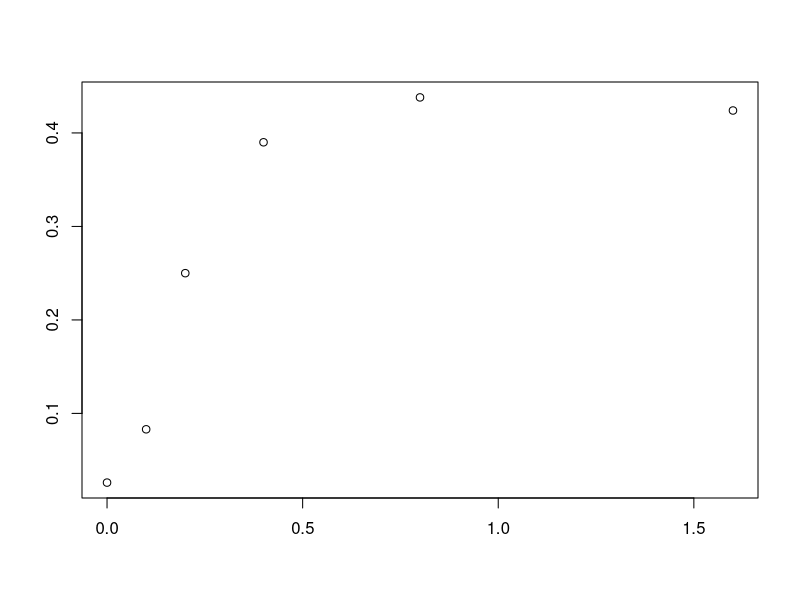
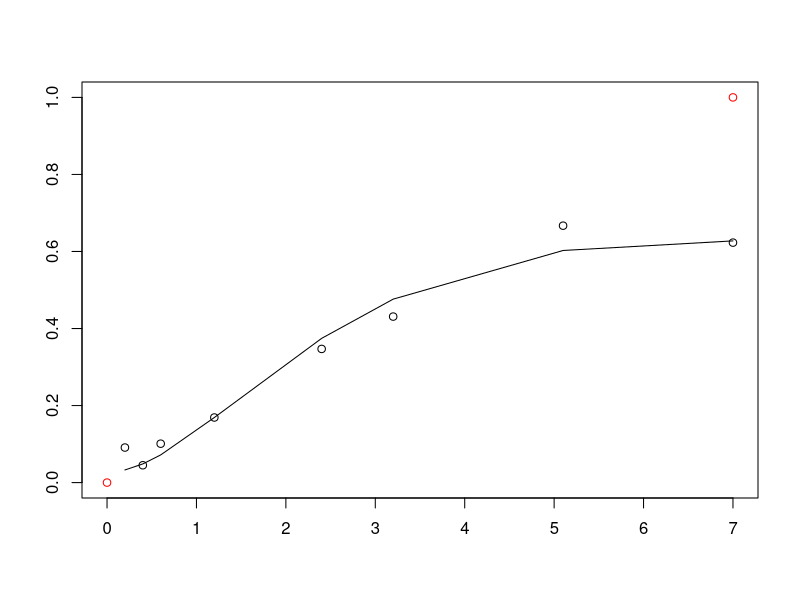

Reproduce these figures in R, in order.
#Cost-free, open-source software under the (lenient) GNU GPLv3 license. Comes with no warranty. Concerns radiogenic mouse HG tumorigenesis
#Written by Mark Ebert, Edward Huang, and Rainer Sachs, summer 2017.
#Scientists can download, use, and modify the software to test robustness of theory conclusions drawn in NASA grants for which Rainer Sachs consults.
#Only fully transparent interactions can lead to a fact-based consensus among different theoretical modeling groups.
#Relevant references and their abbreviations in commenting this script are the following.
#".93Alp"=Alpen et al. "Tumorigenic potential of high-Z, high-LET charged-particle radiations." Rad Res 136:382-391 (1993)
#".94Alp"=Alpen et al. "Fluence-based relative biological effectiveness for charged particle carcinogenesis in mouse Harderian gland." Adv Space Res 14(10): 573-581. (1994).  
#"16Chang"=Chang et al. "Harderian Gland Tumorigenesis: Low-Dose and LET Response." Radiat Res 185(5): 449-460. (2016).  
#"16Srn"=Siranart et al."Mixed Beam Murine Harderian Gland Tumorigenesis: Predicted Dose-Effect Relationships if neither Synergism nor Antagonism Occurs." Radiat Res 186(6): 577-591 (2016).  
#"17Cuc"=Cucinotta & Cacao. "Non-Targeted Effects Models Predict Significantly Higher Mars Mission Cancer Risk than Targeted Effects Models." Sci Rep 7(1): 1832. (2017). PMC5431989
rm(list=ls())
ddfr=data.frame( #Includes all HZE data used in 16Chang  
  Dose=c(0.2,0.4,0.6,1.2,2.4,3.2,5.1,7,0.05,0.1,0.15,0.2,0.4,0.8,1.6,0.05,0.1,0.2,0.4,0,0.1,0.2,0.4,0.8,1.6,0.4,0.8,1.6,3.2,0.05,0.1,0.2,0.4,0.8,0.1,0.2,0.4,0.8,0.1,0.2,0.4,0.04,0.08,0.16,0.32,0.033,0.066,0.13,0.26,0.52,.2, .4, .6),
  HG=c(0.091,0.045,0.101,0.169,0.347,0.431,0.667,0.623,0.156,0.215,0.232,0.307,0.325,0.554,0.649,0.123,0.145,0.207,0.31,0.026,0.083,0.25,0.39,0.438,0.424,0.093,0.195,0.302,0.292,0.109,0.054,0.066,0.128,0.286,0.183,0.167,0.396,0.536,0.192,0.234,0.317,0.092,0.131,0.124,0.297,0.082,0.088,0.146,0.236,0.371,.154,.132,.333),#HG prevalence as defined in 16Chang
  NWeight=c(520,2048,1145,584,313,232,293,221,1162,877,455,409,374,223,320,742,661,347,131,6081,1091,251,244,191,131,645,255,199,111,649,378,973,833,201,468,381,197,109,496,257,185,1902,1063,884,350,1767,1408,874,299,261,322,206,67),#nominal weight for weighted least squares regression; see .93Alp. The Lanthanum entries were obtained by measuring the main graph in 17Cuc 
  index=c(rep(1,8),rep(0,17), rep(1,4),  rep(0,24)),#index=0 for Z>3 ions, index=1 for proton p (=1H1) and 2HE4 ions
  L=c(rep(1.6,8),rep(193,7),rep(250,4),rep(195,6),rep(0.4,4),rep(25,5),rep(464,4),rep(193,3),rep(70,4),rep(100,5),rep(953,3)), #L=LET=LET_infinity=stopping power
  Z=c(rep(2,8),rep(26,17),rep(1,4),rep(10,5),rep(43,4),rep(26,3),rep(14,4),rep(22,5),rep(57,3)),#proton #, e.g. 2 for 2He4
  Zeff=c(rep("TBD",53)),# effective ion charge according to the formula of W.H Barkas. Zeff <= Z. Calculated below
  beta=c(rep("TBD",53)),# ion speed, relative to speed of light, calculated below
  MeVperu=c(rep(228,8),rep(600,7),rep(300,4),rep(600,6),rep(250,4),rep(670,5),rep(600,4),rep(600,3),rep(260,4),rep(1000,5),rep(593,3)),#Kinetic energy in MeV, divided by atomic mass, e.g. divided by 4u=4x931.5 MeV/c^2 for 2He4
  Katz=c(rep("TBD",53)),#for fully ionized nuclei, Katz's Z^2/beta^2, Calculated below. It is part of the Bethe Barkas Bloch equation for stopping power. Our calculations don't use Katz, but various similar calculations do.
  ion=c(rep("He4",8),rep("Fe56",17),rep("p",4),rep("Ne20",5),rep("Nb93",4),rep("Fe56",3),rep("Si28",4),rep("Ti48",5),rep("La139",3)),
  comments=c(".93AlpLooksOK",rep("",7),".93AlplooksOK",rep('',11),".93Alp.no.iso", "not in 17Cuc (or 16Chang?)",rep("",3),"16Chang all OK?",rep('',24),".94Alp","From graphs",'e.g. in 17Cuc')) 
Y=0.001*ddfr[,"MeVperu"]# convert to GeV/u for convenience in a calculation
ddfr[,"Katz"]=round((ddfr[,"Z"])^2*(2.57*Y^2+4.781*Y+2.233)/(2.57*Y^2+4.781*Y),2)#special relativistic calculation of Z^2/beta^2. The numerics include conversion from GeV to joules and from u to kg.
ddfr[,"beta"]=round(ddfr[,"Z"]*sqrt(1/ddfr[,"Katz"]),3)#i.e. Z*sqrt(beta^2/Z^2)
ddfr[,"Zeff"]=round(ddfr[,"Z"]*(1-exp(-125*ddfr[,"Z"]^(-2.0/3))),2)#Barkas formula for Zeff; for us Zeff is almost Z

### Data for HG induced by photons from Cs-137 or Co-60 beta decay; from 16Chang; needed
ddd=data.frame(
  Dose=c(0, 0.4, 0.8, 1.6, 3.2, 7, 0, .4, .8, .12, 1.6),
  HG=c(.026, .048, .093, .137, .322, .462, .0497, .054, .067, .128, .202),
  NWeight=c(6081.2, 4989.5, 1896.8, 981.1, 522.2, 205.2, 7474.1, 2877.6, 1423.7, 689.9, 514.9),
  Nucleus=c(rep("Cobalt-60", 6), rep("Cesium-137", 5)),
  Comments=c(rep("TBD", 11))
  )
LL=ddd[,"Dose"]
HG=ddd[,"HG"]
WT=ddd[,"NWeight"]
QQ=LL^2
LQ=lm(HG~LL+QQ,weights=WT)
summary(LQ, correlation=T)

### Chunk to enable visual tests of ddfr
aa=20;bb=25# checking ddfr for individual ions against graphs in .93Alp, 16Chang, and 17Cuc
plot(ddfr[aa:bb,"Dose"],ddfr[aa:bb,"HG"], ann='F') #example for checking ddfr, in this case Fe56 at 600 MeV/u data
####
ddfra=ddfr[c(1:19,26:53),] ##removes the zero dose case and the no isograft data

######New model. When calibrating from data could replace (1-exp(-150*phi*Dose/L) by 1 at every observed dose point !=0
phi=3e3#controls how fast NTE build up from zero; not really needed since 150*phi*Dose/L>>1 at every observed Dose !=0  
IDERm=nls(HG~1-exp(-0.01*(2.75+(1-index)*aa1*L*Dose*exp(-aa2*L) +index*bb*Dose^2*exp(-ll0*Dose)+
                            (1-exp(-150*phi*Dose/L))*(1-index)*kk1)),data=ddfra, weights=NWeight,
  start=list(aa1=.9,aa2=.01,bb=4.5,ll0=.2, kk1=0.048))#calibrating parameters; only need 5 parameters for very good results
summary(IDERm,correlation=T)# parameter values & accuracy. All 5 parameters have p-values <<10^(-3)!
cc=coef(IDERm)#calibrated central values of the 5 parameters
HH=function(Dose,L,index){#The Hazard function; Model will be 1-exp(-HH); see 17Cuc
  0.01*(2.75+(1-index)*cc[1]*L*Dose*exp(-cc[2]*L) +index*cc[3]*Dose^2*exp(-cc[4]*Dose)+
           (1-exp(-150*phi*Dose/L))*(1-index)*cc[5])
}
HGc=function(Dose,L,index) 1-exp(-HH(Dose,L,index))##this is the calibrated model. 

#######Next: visual checks to make sure our calibration is consistent with 16Chang, .93Alp, .94Alp and 17Cuc
## Put various values in our calibrated new model to check with numbers and graphs in these references, e.g.
L=1.6; Dose=ddfr[1:8,"Dose"];HGe=ddfr[1:8,"HG"];index=1#He in .93Alp. HGe=experimental HG.
#L=.4; Dose=ddfr[26:29,"Dose"];HGe=ddfr[26:29,"HG"];index=1#same for protons. 
#L=193;Dose=ddfr[9:15,"Dose"]; HGe=ddfr[9:15,"HG"];index=0#same for Fe
plot(c(0,7),c(0,1),col='red', ann='F')# biggest Dose-effect range ever considered
lines(Dose,HGc(Dose,L,index))
points(Dose,HGe)#looks great for Helium, OK for protons; very good for Iron
